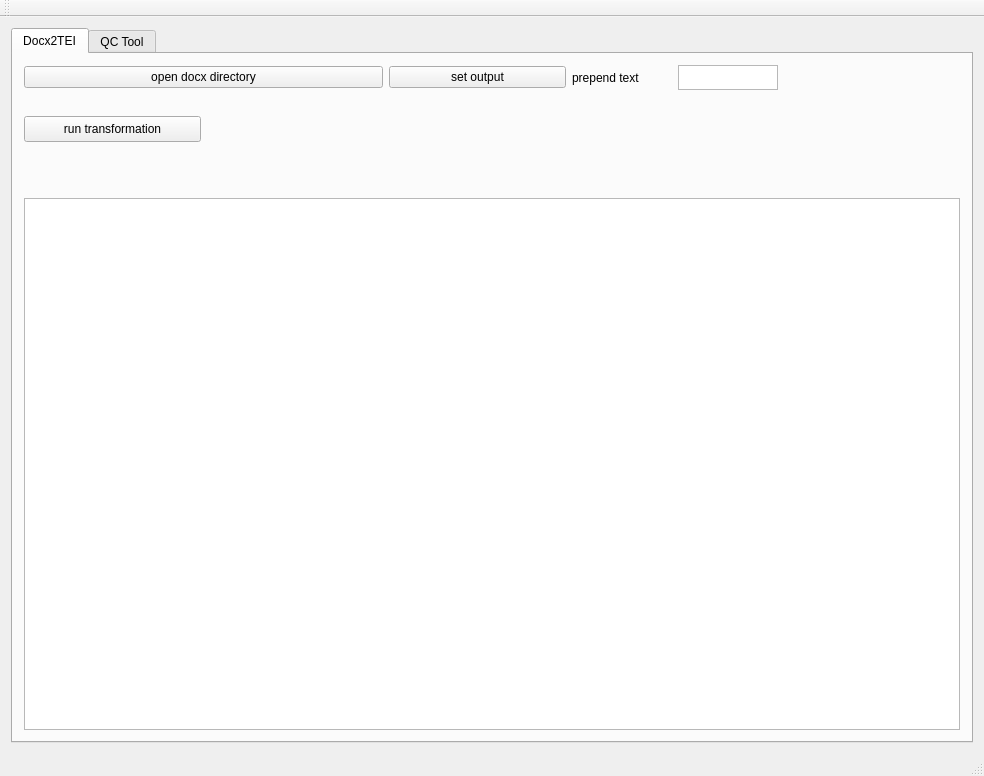
<?xml version="1.0" encoding="UTF-8"?>
<ui version="4.0">
 <class>MainWindow</class>
 <widget class="QMainWindow" name="MainWindow">
  <property name="geometry">
   <rect>
    <x>0</x>
    <y>0</y>
    <width>984</width>
    <height>776</height>
   </rect>
  </property>
  <property name="windowTitle">
   <string>MainWindow</string>
  </property>
  <widget class="QWidget" name="centralWidget">
   <layout class="QGridLayout" name="gridLayout">
    <item row="3" column="1">
     <widget class="QTabWidget" name="tabWidget">
      <property name="whatsThis">
       <string>&lt;html&gt;&lt;head/&gt;&lt;body&gt;&lt;p&gt;QC Tool&lt;/p&gt;&lt;/body&gt;&lt;/html&gt;</string>
      </property>
      <property name="currentIndex">
       <number>0</number>
      </property>
      <widget class="QWidget" name="tab">
       <attribute name="title">
        <string>Docx2TEI</string>
       </attribute>
       <layout class="QGridLayout" name="gridLayout_3">
        <item row="0" column="3">
         <widget class="QLabel" name="label">
          <property name="sizePolicy">
           <sizepolicy hsizetype="Minimum" vsizetype="Minimum">
            <horstretch>0</horstretch>
            <verstretch>0</verstretch>
           </sizepolicy>
          </property>
          <property name="maximumSize">
           <size>
            <width>100</width>
            <height>16777215</height>
           </size>
          </property>
          <property name="styleSheet">
           <string notr="true">qproperty-alignment: AlignCenter;</string>
          </property>
          <property name="text">
           <string>prepend text</string>
          </property>
         </widget>
        </item>
        <item row="0" column="0" colspan="2">
         <widget class="QPushButton" name="open_word_dir">
          <property name="text">
           <string>open docx directory</string>
          </property>
         </widget>
        </item>
        <item row="1" column="0">
         <widget class="QPushButton" name="run_transformation">
          <property name="styleSheet">
           <string notr="true">margin-bottom: 50px;
margin-top: 20px;
padding: 5px;</string>
          </property>
          <property name="text">
           <string>run transformation</string>
          </property>
         </widget>
        </item>
        <item row="0" column="4">
         <widget class="QPlainTextEdit" name="prepend_text_edit">
          <property name="maximumSize">
           <size>
            <width>100</width>
            <height>25</height>
           </size>
          </property>
          <property name="verticalScrollBarPolicy">
           <enum>Qt::ScrollBarAlwaysOff</enum>
          </property>
          <property name="horizontalScrollBarPolicy">
           <enum>Qt::ScrollBarAlwaysOff</enum>
          </property>
         </widget>
        </item>
        <item row="0" column="2">
         <widget class="QPushButton" name="open_output_dir">
          <property name="text">
           <string>set output</string>
          </property>
         </widget>
        </item>
        <item row="3" column="0" colspan="6">
         <widget class="QTextEdit" name="textEdit">
          <property name="styleSheet">
           <string notr="true"/>
          </property>
         </widget>
        </item>
       </layout>
       <zorder>open_word_dir</zorder>
       <zorder>open_output_dir</zorder>
       <zorder>label</zorder>
       <zorder>textEdit</zorder>
       <zorder>prepend_text_edit</zorder>
       <zorder>run_transformation</zorder>
      </widget>
      <widget class="QWidget" name="tab2">
       <attribute name="title">
        <string>QC Tool</string>
       </attribute>
       <layout class="QGridLayout" name="gridLayout_2">
        <item row="0" column="0" colspan="2">
         <widget class="QLabel" name="directory">
          <property name="font">
           <font>
            <family>Helvetica Neue</family>
           </font>
          </property>
          <property name="text">
           <string/>
          </property>
         </widget>
        </item>
        <item row="6" column="0">
         <widget class="QLabel" name="results">
          <property name="font">
           <font>
            <family>Helvetica Neue</family>
           </font>
          </property>
          <property name="styleSheet">
           <string notr="true">margin-top: 25px;
margin-bottom: 5px;</string>
          </property>
          <property name="text">
           <string>Results:</string>
          </property>
         </widget>
        </item>
        <item row="3" column="0">
         <widget class="QPushButton" name="dir_open">
          <property name="font">
           <font>
            <family>Helvetica Neue</family>
            <pointsize>13</pointsize>
           </font>
          </property>
          <property name="text">
           <string>open directory</string>
          </property>
         </widget>
        </item>
        <item row="7" column="0" colspan="3">
         <widget class="QListWidget" name="list_widget">
          <property name="font">
           <font>
            <family>Helvetica Neue</family>
            <pointsize>17</pointsize>
           </font>
          </property>
         </widget>
        </item>
        <item row="8" column="2">
         <widget class="QPushButton" name="export_2">
          <property name="font">
           <font>
            <family>Helvetica Neue</family>
            <pointsize>13</pointsize>
           </font>
          </property>
          <property name="text">
           <string>export report</string>
          </property>
         </widget>
        </item>
        <item row="3" column="1">
         <widget class="QCheckBox" name="check_box">
          <property name="font">
           <font>
            <family>Helvetica Neue</family>
           </font>
          </property>
          <property name="text">
           <string>Fix Errors</string>
          </property>
         </widget>
        </item>
        <item row="4" column="0">
         <widget class="QPushButton" name="run_report">
          <property name="font">
           <font>
            <family>Helvetica Neue</family>
           </font>
          </property>
          <property name="styleSheet">
           <string notr="true"/>
          </property>
          <property name="text">
           <string>run report</string>
          </property>
         </widget>
        </item>
       </layout>
      </widget>
     </widget>
    </item>
   </layout>
  </widget>
  <widget class="QMenuBar" name="menuBar">
   <property name="geometry">
    <rect>
     <x>0</x>
     <y>0</y>
     <width>984</width>
     <height>22</height>
    </rect>
   </property>
  </widget>
  <widget class="QToolBar" name="mainToolBar">
   <attribute name="toolBarArea">
    <enum>TopToolBarArea</enum>
   </attribute>
   <attribute name="toolBarBreak">
    <bool>false</bool>
   </attribute>
  </widget>
  <widget class="QStatusBar" name="statusBar"/>
 </widget>
 <layoutdefault spacing="6" margin="11"/>
 <resources/>
 <connections/>
</ui>
